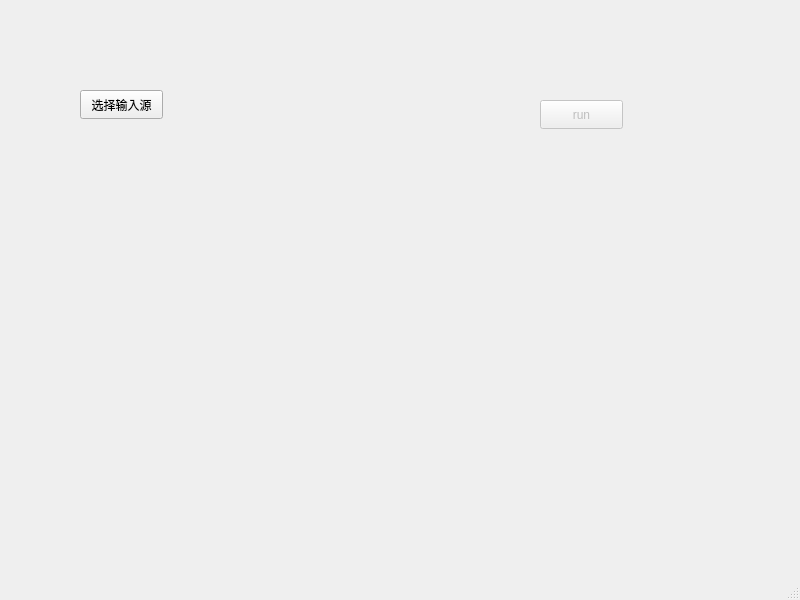
<?xml version="1.0" encoding="UTF-8"?>
<ui version="4.0">
 <class>app</class>
 <widget class="QMainWindow" name="app">
  <property name="geometry">
   <rect>
    <x>0</x>
    <y>0</y>
    <width>800</width>
    <height>600</height>
   </rect>
  </property>
  <property name="windowTitle">
   <string>app</string>
  </property>
  <widget class="QWidget" name="centralwidget">
   <widget class="QPushButton" name="inputSourceButton">
    <property name="geometry">
     <rect>
      <x>80</x>
      <y>90</y>
      <width>83</width>
      <height>29</height>
     </rect>
    </property>
    <property name="text">
     <string>选择输入源</string>
    </property>
   </widget>
   <widget class="QPushButton" name="runButton">
    <property name="enabled">
     <bool>false</bool>
    </property>
    <property name="geometry">
     <rect>
      <x>540</x>
      <y>100</y>
      <width>83</width>
      <height>29</height>
     </rect>
    </property>
    <property name="text">
     <string>run</string>
    </property>
   </widget>
  </widget>
  <widget class="QMenuBar" name="menubar">
   <property name="geometry">
    <rect>
     <x>0</x>
     <y>0</y>
     <width>800</width>
     <height>25</height>
    </rect>
   </property>
  </widget>
  <widget class="QStatusBar" name="statusbar"/>
 </widget>
 <resources/>
 <connections/>
</ui>
